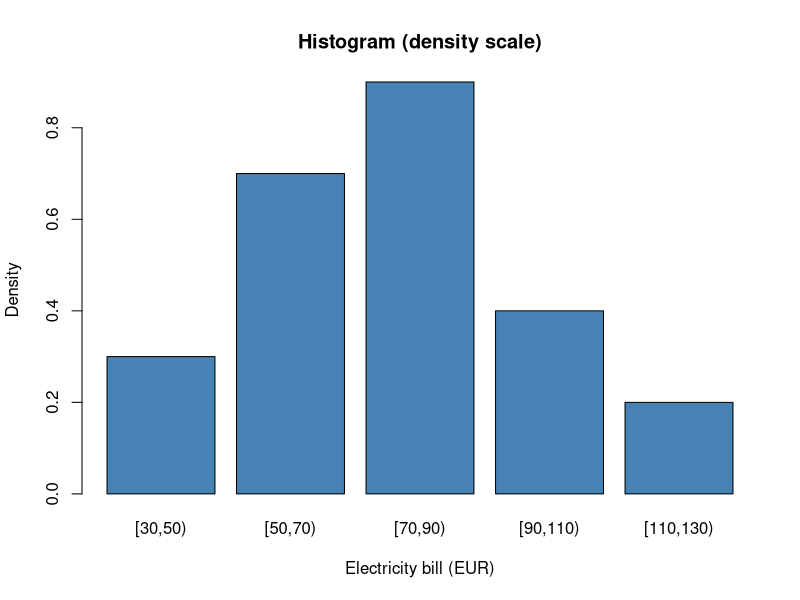
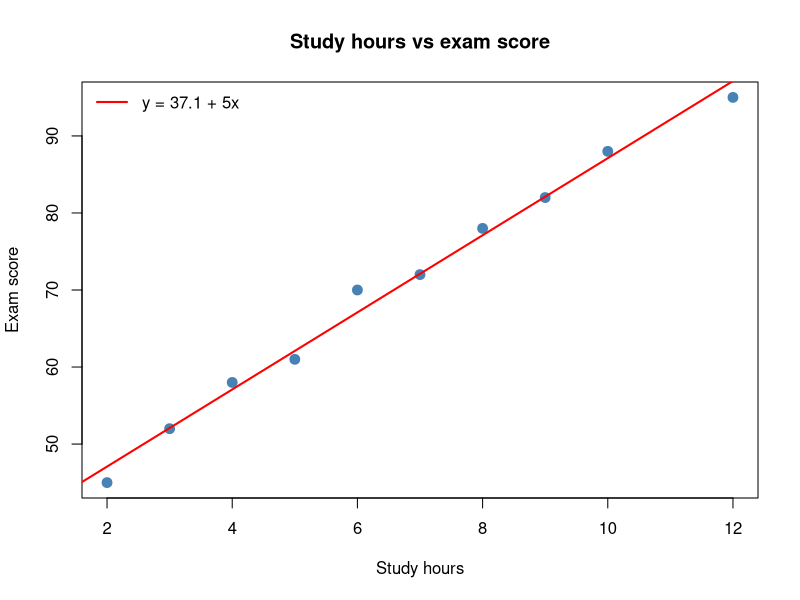
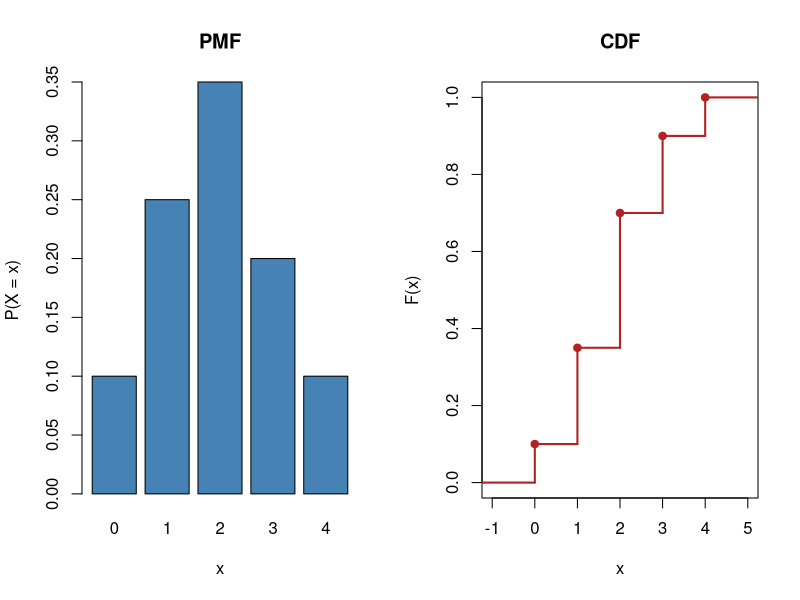
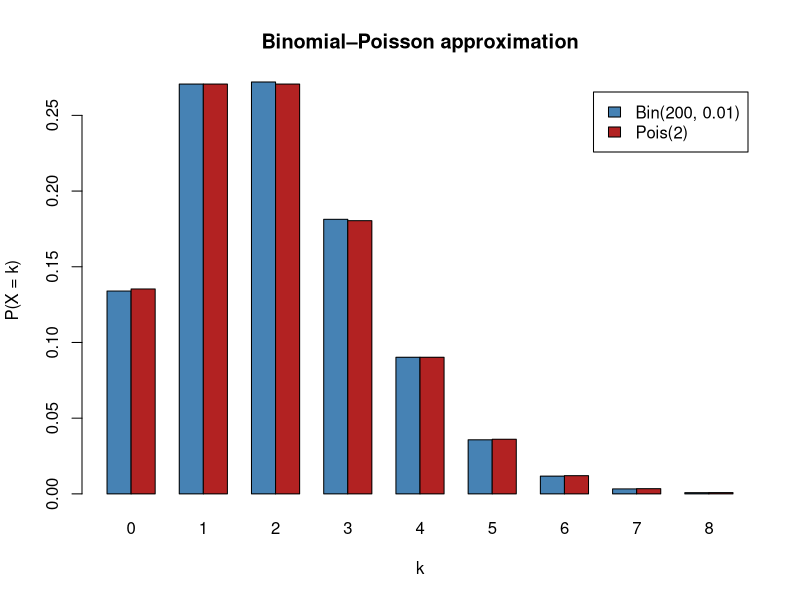
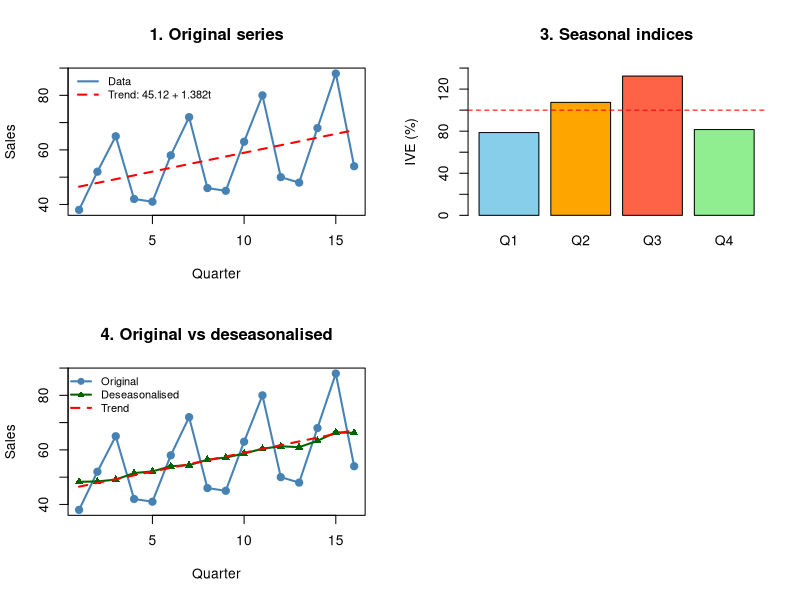

Recreate these plots in R, in order.
## ---- chunk 1
#| include: false
knitr::opts_chunk$set(echo = TRUE, warning = FALSE, message = FALSE,
                      fig.width = 8, fig.height = 4.5,
                      comment = "#>")
set.seed(2026)
options(scipen = 999)
## ---- chunk 2
intervals <- c(30, 50, 70, 90, 110, 130)
ni <- c(6, 14, 18, 8, 4)
n  <- sum(ni)
ci <- (intervals[-length(intervals)] + intervals[-1]) / 2   # class marks
ai <- diff(intervals)                                       # widths

# Mean
x_bar <- sum(ci * ni) / n
cat("Mean =", round(x_bar, 2), "EUR\n")

# Variance and SD
S2 <- sum(ci^2 * ni) / n - x_bar^2
S  <- sqrt(S2)
cat("Variance =", round(S2, 2), ", SD =", round(S, 2), "\n")

# CV
CV <- S / x_bar
cat("CV =", round(CV, 4), "(", round(CV * 100, 1), "%)\n")

# Median
Ni <- cumsum(ni)
med_idx <- which(Ni >= n / 2)[1]
Me <- intervals[med_idx] + (n / 2 - c(0, Ni)[med_idx]) / ni[med_idx] * ai[med_idx]
cat("Median =", round(Me, 2), "EUR\n")

# Skewness
m3 <- sum(ni * (ci - x_bar)^3) / n
g1 <- m3 / S^3
cat("Skewness g1 =", round(g1, 3),
    ifelse(g1 > 0, "(right-skewed)",
           ifelse(g1 < 0, "(left-skewed)", "(symmetric)")), "\n")

# Histogram (density scale)
barplot(ni / ai,
        names.arg = paste0("[", intervals[-6], ",", intervals[-1], ")"),
        col = "steelblue", ylab = "Density", xlab = "Electricity bill (EUR)",
        main = "Histogram (density scale)")
## ---- chunk 3
hours <- c(2, 3, 4, 5, 6, 7, 8, 9, 10, 12)
score <- c(45, 52, 58, 61, 70, 72, 78, 82, 88, 95)

# Scatter plot
plot(hours, score, pch = 19, col = "steelblue", cex = 1.3,
     xlab = "Study hours", ylab = "Exam score",
     main = "Study hours vs exam score")

# By-hand computation
n     <- length(hours)
x_bar <- mean(hours)
y_bar <- mean(score)
Sxy   <- mean(hours * score) - x_bar * y_bar
Sx2   <- mean(hours^2) - x_bar^2
Sy2   <- mean(score^2) - y_bar^2

b  <- Sxy / Sx2
a  <- y_bar - b * x_bar
r  <- Sxy / (sqrt(Sx2) * sqrt(Sy2))
R2 <- r^2

cat("x_bar =", x_bar, ", y_bar =", y_bar, "\n")
cat("Sxy =", round(Sxy, 3), ", Sx2 =", round(Sx2, 3), "\n")
cat("Slope b =", round(b, 3), "\n")
cat("Intercept a =", round(a, 3), "\n")
cat("r =", round(r, 4), ", R^2 =", round(R2, 4), "\n")

abline(a, b, col = "red", lwd = 2)
legend("topleft",
       legend = paste0("y = ", round(a, 1), " + ", round(b, 2), "x"),
       col = "red", lwd = 2, bty = "n")

# Verify with lm()
fit <- lm(score ~ hours)
cat("\nlm() verification:\n"); print(coef(fit))

cat("\nPredicted score for 6.5 hours:", round(a + b * 6.5, 1), "\n")
## ---- chunk 4
P_A   <- 0.60;  P_B   <- 0.40
P_D_A <- 0.03;  P_D_B <- 0.07

# Total probability of defect
P_D <- P_D_A * P_A + P_D_B * P_B
cat("P(D) =", P_D, "\n")

# Bayes
P_A_D <- (P_D_A * P_A) / P_D
P_B_D <- (P_D_B * P_B) / P_D
cat("P(A|D) =", round(P_A_D, 4), "\n")
cat("P(B|D) =", round(P_B_D, 4), "\n")
cat("Check: sum =", P_A_D + P_B_D, "\n")

# Monte-Carlo check
n_sim <- 100000
factory <- sample(c("A", "B"), n_sim, replace = TRUE, prob = c(0.60, 0.40))
defect  <- ifelse(factory == "A",
                  rbinom(n_sim, 1, 0.03),
                  rbinom(n_sim, 1, 0.07))
defectives <- factory[defect == 1]
cat("\nSimulation (", n_sim, "items):\n")
cat("P(A|D) simulated =", round(mean(defectives == "A"), 4), "\n")
cat("P(B|D) simulated =", round(mean(defectives == "B"), 4), "\n")
## ---- chunk 5
x <- c(0, 1, 2, 3, 4)
p <- c(0.10, 0.25, 0.35, 0.20, 0.10)

cat("Sum of probabilities:", sum(p), "\n")

EX   <- sum(x * p)
EX2  <- sum(x^2 * p)
VarX <- EX2 - EX^2
cat("E[X]   =", EX, "\n")
cat("E[X^2] =", EX2, "\n")
cat("Var(X) =", VarX, ", SD =", round(sqrt(VarX), 3), "\n")

# CDF
Fx <- cumsum(p)
knitr::kable(
  data.frame(x = x, `P(X=x)` = p, `F(x)` = Fx, check.names = FALSE),
  digits = 2)

cat("\nP(1 <= X <= 3) = F(3) - F(0) =", Fx[4] - Fx[1], "\n")

par(mfrow = c(1, 2))
barplot(p, names.arg = x, col = "steelblue",
        ylab = "P(X = x)", xlab = "x", main = "PMF")
plot(stepfun(x, c(0, Fx)), pch = 19, col = "firebrick", lwd = 2,
     main = "CDF", xlab = "x", ylab = "F(x)",
     xlim = c(-1, 5), ylim = c(0, 1))
par(mfrow = c(1, 1))
## ---- chunk 6
lambda <- 4
cat("=== Poisson(lambda = 4) ===\n")
cat("P(X = 0) =", round(dpois(0, lambda), 4), "\n")
cat("P(X <= 2) =", round(ppois(2, lambda), 4), "\n")
cat("P(X > 6) =", round(1 - ppois(6, lambda), 4), "\n")

n <- 200; p_burn <- 0.01
cat("\n=== Binomial B(200, 0.01) vs Poisson(2) ===\n")
k        <- 0:8
binom_p  <- dbinom(k, n, p_burn)
pois_p   <- dpois(k, n * p_burn)
comparison <- data.frame(k = k,
                         Binomial   = round(binom_p, 5),
                         Poisson    = round(pois_p, 5),
                         Difference = round(binom_p - pois_p, 5))
knitr::kable(comparison)

barplot(rbind(binom_p, pois_p), beside = TRUE, names.arg = k,
        col = c("steelblue", "firebrick"),
        legend.text = c("Bin(200, 0.01)", "Pois(2)"),
        xlab = "k", ylab = "P(X = k)",
        main = "Binomial–Poisson approximation")
## ---- chunk 7
goods <- c("Bread (kg)", "Milk (L)", "Eggs (dozen)")
p0 <- c(1.20, 0.90, 2.50);  q0 <- c(100, 200, 50)
pt <- c(1.50, 1.10, 2.80);  qt <- c(90, 210, 45)

basket <- data.frame(Good = goods, p0, q0, pt, qt,
                     p0q0 = p0 * q0, ptq0 = pt * q0,
                     p0qt = p0 * qt, ptqt = pt * qt)
knitr::kable(basket, digits = 1)

Lp <- sum(pt * q0) / sum(p0 * q0) * 100
Pp <- sum(pt * qt) / sum(p0 * qt) * 100
Fp <- sqrt(Lp * Pp)
Lq <- sum(qt * p0) / sum(q0 * p0) * 100
Pq <- sum(qt * pt) / sum(q0 * pt) * 100
V  <- sum(pt * qt) / sum(p0 * q0) * 100

cat("Laspeyres price =", round(Lp, 2), "\n")
cat("Paasche price   =", round(Pp, 2), "\n")
cat("Fisher price    =", round(Fp, 2), "\n")
cat("Laspeyres qty   =", round(Lq, 2), "\n")
cat("Paasche qty     =", round(Pq, 2), "\n")
cat("Value index     =", round(V, 2), "\n")

cat("\nDecomposition check:\n")
cat("  Lp * Pq / 100 =", round(Lp * Pq / 100, 2), "\n")
cat("  Pp * Lq / 100 =", round(Pp * Lq / 100, 2), "\n")
cat("  Value index   =", round(V, 2), "\n")

# Deflation example
cat("\n=== Deflation ===\n")
years   <- 2020:2024
nominal <- c(1500, 1560, 1620, 1700, 1800)
cpi     <- c(100, 103, 108, 115, 121)
real    <- nominal / (cpi / 100)
knitr::kable(data.frame(Year = years, Nominal = nominal,
                        CPI = cpi, Real = round(real, 1)))
cat("Nominal growth:", round((1800 / 1500 - 1) * 100, 1), "%\n")
cat("Real growth   :", round((real[5] / real[1] - 1) * 100, 1), "%\n")
## ---- chunk 8
#| fig-height: 8
t_idx <- 1:16
sales <- c(38, 52, 65, 42,   41, 58, 72, 46,
           45, 63, 80, 50,   48, 68, 88, 54)

par(mfrow = c(2, 2))

# 1. Plot
plot(t_idx, sales, type = "o", pch = 19, col = "steelblue", lwd = 2,
     xlab = "Quarter", ylab = "Sales", main = "1. Original series")

# 2. OLS trend
fit   <- lm(sales ~ t_idx)
trend <- fitted(fit)
a <- round(coef(fit)[1], 2); b <- round(coef(fit)[2], 3)
lines(t_idx, trend, col = "red", lwd = 2, lty = 2)
legend("topleft",
       c("Data", paste0("Trend: ", a, " + ", b, "t")),
       col = c("steelblue", "red"), lwd = 2, lty = c(1, 2),
       bty = "n", cex = 0.8)
cat("Trend: T =", a, "+", b, "* t\n")
cat("Trend per quarter:", round(b, 3), "\n\n")

# 3. Seasonal indices
ratio       <- sales / trend
ratio_mat   <- matrix(ratio, ncol = 4, byrow = TRUE)
colnames(ratio_mat) <- paste0("Q", 1:4)
avg_ratio   <- colMeans(ratio_mat)
global_mean <- mean(avg_ratio)
IVE         <- avg_ratio / global_mean

cat("Average ratios:", round(avg_ratio, 4), "\n")
cat("IVE          :", round(IVE, 4), "\n")
cat("Sum of IVE   :", round(sum(IVE), 4), "(should be 4)\n\n")

barplot(IVE * 100, names.arg = paste0("Q", 1:4),
        col = c("skyblue", "orange", "tomato", "lightgreen"),
        ylab = "IVE (%)", main = "3. Seasonal indices", ylim = c(0, 140))
abline(h = 100, lty = 2, col = "red")

# 4. Deseasonalise
deseas <- sales / rep(IVE, 4)
plot(t_idx, sales, type = "o", pch = 19, col = "steelblue", lwd = 2,
     xlab = "Quarter", ylab = "Sales",
     main = "4. Original vs deseasonalised")
lines(t_idx, deseas, type = "o", pch = 17, col = "darkgreen", lwd = 2)
lines(t_idx, trend, col = "red", lwd = 2, lty = 2)
legend("topleft", c("Original", "Deseasonalised", "Trend"),
       col = c("steelblue", "darkgreen", "red"),
       pch = c(19, 17, NA), lwd = 2, lty = c(1, 1, 2),
       bty = "n", cex = 0.8)

# 5. Forecast 2024
t_fc     <- 17:20
trend_fc <- a + b * t_fc
forecast <- trend_fc * IVE

cat("=== 2024 forecasts ===\n")
fc_df <- data.frame(Quarter  = paste0("Q", 1:4),
                    Trend    = round(trend_fc, 2),
                    IVE      = round(IVE, 4),
                    Forecast = round(forecast, 1))
knitr::kable(fc_df)
par(mfrow = c(1, 1))
